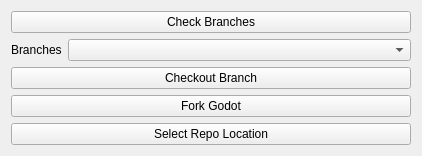
<?xml version="1.0" encoding="UTF-8"?>
<ui version="4.0">
 <class>repo_module_root</class>
 <widget class="QWidget" name="repo_module_root">
  <property name="geometry">
   <rect>
    <x>0</x>
    <y>0</y>
    <width>422</width>
    <height>144</height>
   </rect>
  </property>
  <property name="windowTitle">
   <string>Form</string>
  </property>
  <layout class="QVBoxLayout" name="verticalLayout">
   <item>
    <widget class="QPushButton" name="check_branches_button">
     <property name="text">
      <string>Check Branches</string>
     </property>
    </widget>
   </item>
   <item>
    <layout class="QFormLayout" name="formLayout">
     <item row="0" column="0">
      <widget class="QLabel" name="branchesLabel">
       <property name="text">
        <string>Branches</string>
       </property>
      </widget>
     </item>
     <item row="0" column="1">
      <widget class="QComboBox" name="select_branch_comboBox"/>
     </item>
    </layout>
   </item>
   <item>
    <widget class="QPushButton" name="checkout_branch_button">
     <property name="text">
      <string>Checkout Branch</string>
     </property>
    </widget>
   </item>
   <item>
    <widget class="QPushButton" name="fork_godot_button">
     <property name="text">
      <string>Fork Godot</string>
     </property>
    </widget>
   </item>
   <item>
    <widget class="QPushButton" name="select_repo_path_button">
     <property name="text">
      <string>Select Repo Location</string>
     </property>
    </widget>
   </item>
  </layout>
 </widget>
 <resources/>
 <connections/>
</ui>
